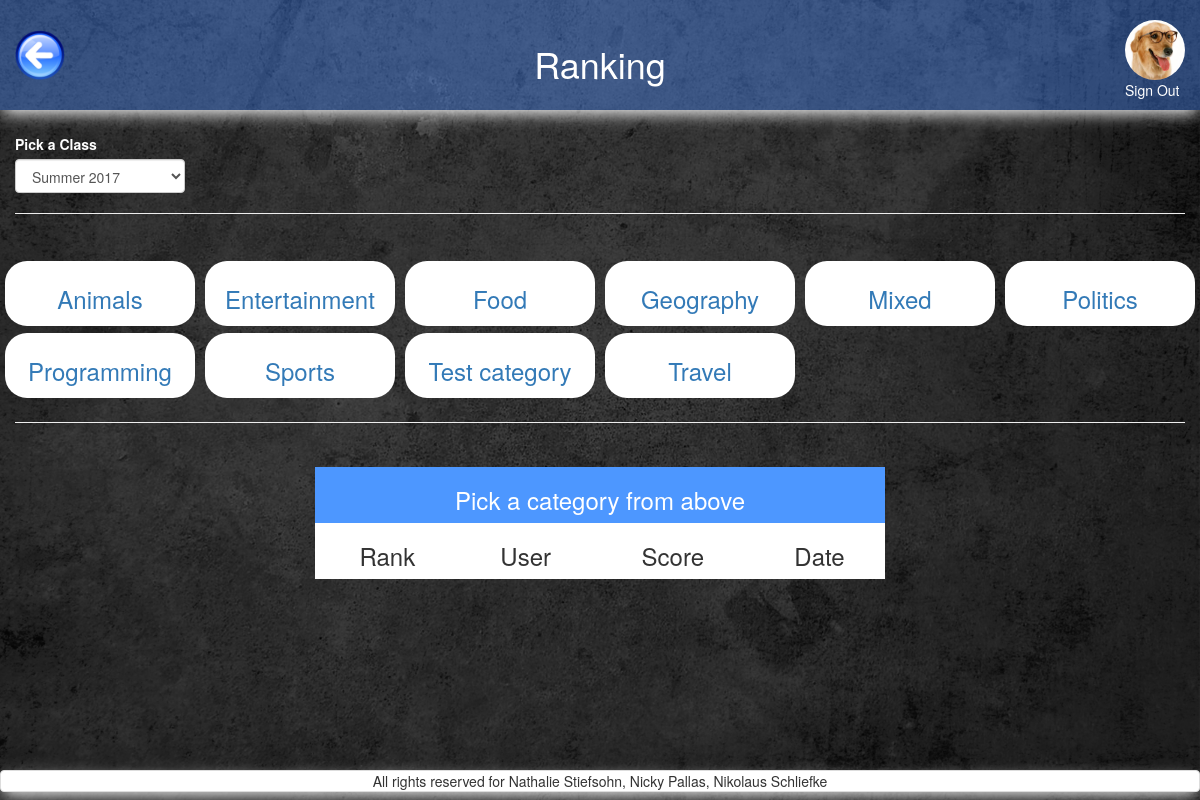
The page /admin_ranking.php (signed in) on the database its author committed.
### tables this page shows
CREATE TABLE `users` (
  `id` int(11) NOT NULL,
  `FK_avatars` int(11) NOT NULL,
  `FK_classes` int(11) NOT NULL DEFAULT '1',
  `email` varchar(255) NOT NULL,
  `password` varchar(255) NOT NULL,
  `first_name` varchar(255) NOT NULL,
  `family_name` varchar(255) NOT NULL,
  `date_of_birth` date NOT NULL DEFAULT '1993-07-30'
);

CREATE TABLE `avatars` (
  `id` int(11) NOT NULL,
  `location` varchar(255) NOT NULL
);

CREATE TABLE `categories` (
  `id` int(11) NOT NULL,
  `category` varchar(13) NOT NULL,
  `image` varchar(255) NOT NULL DEFAULT 'default.png',
  `amount_questions` int(11) NOT NULL DEFAULT '8',
  `tries` int(11) NOT NULL DEFAULT '5',
  `passed_at` decimal(3,2) NOT NULL DEFAULT '0.60'
);

### includes/start_session_admin.php (called while the page is built, shortened)
<?php
	require_once 'dbconnect.php';
$res=mysqli_query($con, "SELECT first_name, family_name, date_of_birth, users.id AS user_id, avatars.location AS avatar, avatars.id AS avatar_id, email FROM users
 	JOIN avatars ON users.FK_avatars=avatars.id
 	WHERE users.id=".$_SESSION['user']);
	 $userRow=mysqli_fetch_array($res);
	 $user_avatar = $userRow['avatar'];
?>

### query/all_classes_query.php (called while the page is built)
<?php
$query_classes = "
    SELECT
        *
    FROM `classes`
    order by start_date ASC
";
$res_classes = mysqli_query($con, $query_classes);
$count_classes = mysqli_num_rows($res_classes);
?>

### query/categories_query.php (called while the page is built)
<?php
$query_all_categories = "
    SELECT
        *
    FROM `categories`
    order by category ASC
";
$res_all_categories = mysqli_query($con, $query_all_categories);
?>

### admin_ranking.php (the view, shortened to what this page needs)
<?php
require_once('includes/start_session_admin.php');
?>
<?php
	$highlight="";
	if(isset($_GET['selected_category_id'])){
		$selected_category_id = $_GET['selected_category_id'];
		$query_category_name = "
		    SELECT category FROM `categories` where categories.id = ".$selected_category_id;
		$res_category_name = mysqli_query($con, $query_category_name);
		$row_category_name  = mysqli_fetch_array($res_category_name);
		$category_name_selected = $row_category_name['category'];
	} else {
		$selected_category_id = '-1';
		$category_name_selected = "Pick a category from above";
	}
?>
<!DOCTYPE html>
<html>
<head>
	<?php
require_once('includes/head_tag.php');
	?>
</head>
<body>
<div id="wrap">
  <div id="main" class="container-fluid clear-top">
	<header class="row shadow" id="header">
			<div class="col-xs-3">
				<a href="home_admin.php">
					<img alt="back_button" src="pictures/back_button.png" id="back_button"/>
				</a>
			</div>
			<div class="col-xs-6 white text-center margin-top">
                <h1 class="heading_font">Ranking</h1>
            </div>
        <?php
        echo'
            <div class="col-xs-3">
                <a href="logout.php?logout" class="pull-right">
                    <img class="img-circle show_avatar border" src="'.$user_avatar.'" alt="avatar" id="avatar_img"><br>
                    Sign Out
                </a>
            </div>';
        ?>
	</header>
	<div class="row">
		<main class="col-xs-12">
			<section class="row">
				<div class="col-xs-12 margin-top">
					<div class="row">
						<div class="col-xs-12 col-sm-2">
					<label class="white">Pick a Class</label>
					<select class="form-control" id="class" name="class">
					<?php
						require_once('query/all_classes_query.php');
				                while ($row_classes  = mysqli_fetch_array($res_classes)){
				                    $class = $row_classes['name'];
				                    $class_id = $row_classes['id'];
				                    $from = $row_classes['start_date'];
				                    $from = strtotime($from);
				                    $from = date('Y-m-d',$from);
				                    $to = $row_classes['end_date'];
				                    $to = strtotime($to);
				                    $to = date('Y-m-d',$to);
					                    if(isset($_GET['class_id'])){
					                    	if ($class_id==$selected_class_id) {
						                    	echo "<option value='".$class_id."' selected='selected
						                    	'>".$class."</option>";
						                    } else {
						                    	echo "<option value='".$class_id."'>".$class."</option>";
						                    }
										} else {
						                    if ((date('Y-m-d') >= $from) AND (date('Y-m-d') <= $to)) {
						                    	$count_active_classes += 1;
						                    	$selected_class_id=$class_id;
						                    	echo "<option value='".$class_id."' selected='selected
						                    	'>".$class."</option>";
						                    } elseif($class_id==$count_classes){
						                    	echo "<option value='".$class_id."' selected='selected
						                    	'>".$class."</option>";
						                    } else {
						                    	$selected_class_id=$class_id;
						                    	echo "<option value='".$class_id."'>".$class."</option>";
						                    }
					                	}
				                }
						        if(!isset($_GET['class_id'])){
							        if ($count_active_classes == 0) {
				                    	$selected_class_id=$count_classes;
							        }
							    }
					 ?>
					</select>
						</div>
					</div>
					<hr>
				</div>
				<div class="col-xs-12 text-center margin-top">
					<div class="row">
							<?php
								require_once('query/categories_query.php');
				                while ($row_all_categories  = mysqli_fetch_array($res_all_categories)){
				                    $category = $row_all_categories['category'];
				                    $category_id=$row_all_categories['id'];
				                    if ($selected_category_id==$category_id){
				                    	$highlight="highlight";
				                    } else {
				                    	$highlight="";
				                    }
				                    echo '
							<a href="admin_ranking.php?selected_category_id='.$category_id;
							if(isset($_GET['class_id'])){
								echo "&class_id=".$selected_class_id;
							}
							echo'" class="">
	 							<div class="col-xs-6 col-sm-3 col-md-2">
									<div class="wrapper2 text-center" id="'.$highlight.'">
	 									<h3>'.$category.'</h3>
	 								</div>
								</div>
		 					</a>
				                    ';
				                }
			                ?>
							<div class="col-xs-12">
								<hr>
							</div>
	                </div>
				</div>
				<div class="col-xs-10 col-xs-offset-1 col-sm-6 col-sm-offset-3 margin-top">
                        <table class="table-hover text-center" >
                            <thead>
                            	<tr id="first_row_table" class="white">
                                	<th colspan="4" class="text-center success"><h3><?php echo $category_name_selected;  ?></h3></th>
                                </tr>
                                <tr id="white_background">
                                	<th class="text-center"><h3>Rank</h3></th>
                                	<th class="text-center"><h3>User</h3></th>
                                    <th class="text-center"><h3>Score</h3></th>
                                    <th class="text-center"><h3>Date</h3></th>
                                </tr>
                            </thead>
                        </table>
                    </div>
			</section>
		</main>
	</div>
  </div>
</div>
	<?php
require_once('includes/footer.php');
	?>
</body>
</html>

### css/style.css (style rules this page uses)
header h1 { position: relative; }
#avatar_img { margin-top:20px; height: 60px; }
#back_button { margin-top:30px; height: 50px; }
#header { background-color: rgba(77,141,255,0.4); height: 110px; }
#header a:link { color: white; }
body { content: ""; background: url("../pictures/grey_background.jpg"); background-size: 100% 100%; background-repeat: repeat; top: 0; left: 0; bottom: 0; right: 0; position: absolute; z-index: -1; }
.shadow { -webkit-box-shadow: 0px 6px 16px -3px rgba(255,255,255,1); -moz-box-shadow: 0px 6px 16px -3px rgba(255,255,255,1); box-shadow: 0px 6px 16px -3px rgba(255,255,255,1); }
.margin-top { margin-top: 2%; }
.wrapper2 { background-color: white; margin-top:2%; margin-bottom:2%; margin-left:-10px; margin-right:-10px; border-radius: 22px 22px 22px 22px; -moz-border-radius: 22px 22px 22px 22px; -webkit-border-radius: 22px 22px 22px 22px; text-align: center; }
.wrapper h2, .wrapper2 h3 { display: inline-block; vertical-align: middle; line-height: normal; }
table { width: 100%; }
.white { color: white; }

### includes/head_tag.php (style rules this page uses)
html, body { height: 100%; }
#white_background { background-color: white; opacity: 1 !important; }
#first_row_table { background-color: #4D97FF; }
#wrap { min-height: 100%; }
#main { overflow:auto; padding-bottom:50px; }

### rows shown on the page
users: FK_avatars.location (picture)
categories: category "Animals"
categories: category "Entertainment"
categories: category "Food"
categories: category "Geography"
categories: category "Mixed"
categories: category "Politics"
categories: category "Programming"
categories: category "Sports"
categories: category "Test category"
categories: category "Travel"

### other values the page prints
$category_name_selected "Pick a category from above"
form field class "Summer 2017"
